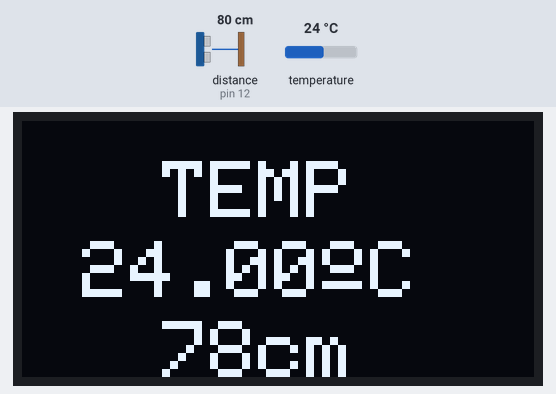
A sketch run on a simulated Arduino Uno, built with avr-gcc and run on an emulated ATmega328P. Parts: 128×64 one-colour display. Wiring (inferred from the names in the program): ultrasonic range finder: trigger pin 11; echo pin 12. The test bench sets the inputs (shaded band); at power-on: temperature 24 °C, distance to the obstacle (sensor on pin 12) 80 cm. The echo pulse lasts 58.3 µs per cm; what the sketch prints to the serial monitor is not drawn.

Above: at 1.6 s.
1.7 s: temperature set to 12 °C
At 3.7 s:
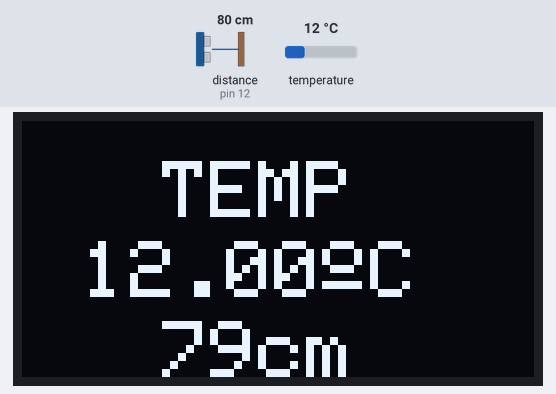
5.8 s: distance to the obstacle (sensor on pin 12) set to 2 cm
At 7.0 s:
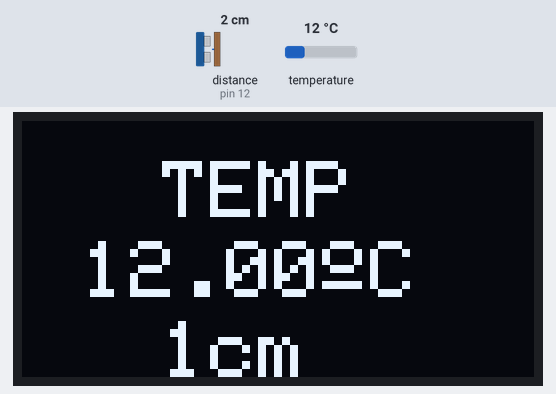
7.4 s: temperature set to 19 °C
At 9.0 s:
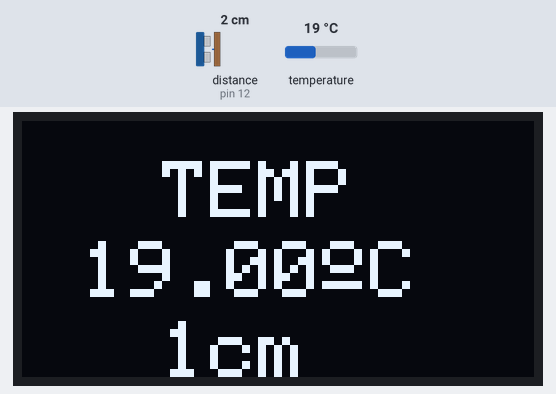
9.4 s: distance to the obstacle (sensor on pin 12) set to 4 cm
At 11.0 s:
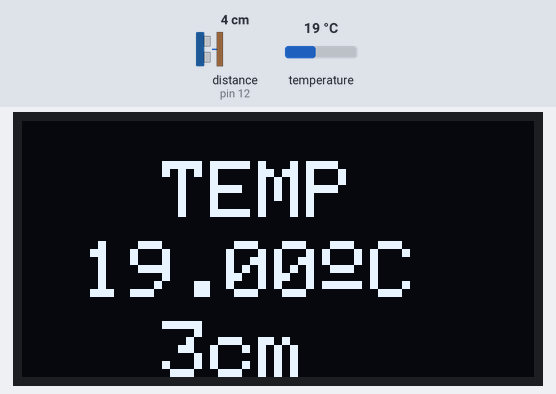
11.4 s: temperature set to 28 °C
At 13.0 s:
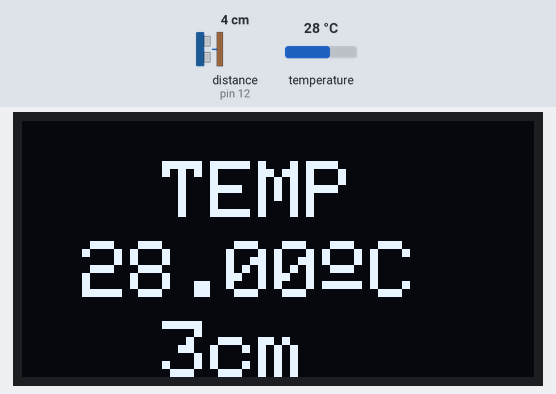
13.4 s: distance to the obstacle (sensor on pin 12) set to 9 cm
At 15.0 s:
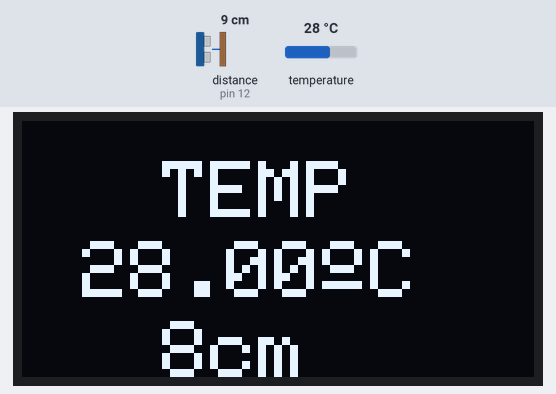
Timing chart, 0 to 16.4 s (numbered marks = the images above; inputs shaded):
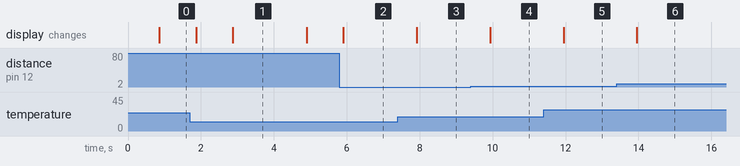

The sketch:

OLED-TEMPERATURE-ULTRASONIC.ino
```cpp
#include <OneWire.h>
#include <DallasTemperature.h>
/********************************************************************/
// Data wire is plugged into pin 2 on the Arduino
#define ONE_WIRE_BUS 6
/********************************************************************/
// Setup a oneWire instance to communicate with any OneWire devices
// (not just Maxim/Dallas temperature ICs)
OneWire oneWire(ONE_WIRE_BUS);
/********************************************************************/
// Pass our oneWire reference to Dallas Temperature.
DallasTemperature sensors(&oneWire);

#define echoPin 12 // attach pin D2 Arduino to pin Echo of HC-SR04
#define trigPin 11

long duration; // variable for the duration of sound wave travel
int distance;

#include <Wire.h>
#include <Adafruit_GFX.h>
#include <Adafruit_SSD1306.h>

#define SCREEN_WIDTH 128 // OLED display width, in pixels
#define SCREEN_HEIGHT 64 // OLED display height, in pixels

// Declaration for an SSD1306 display connected to I2C (SDA, SCL pins)
Adafruit_SSD1306 display(SCREEN_WIDTH, SCREEN_HEIGHT, &Wire, -1);

void setup() {
  Serial.begin(115200);
  pinMode(trigPin, OUTPUT); // Sets the trigPin as an OUTPUT
  pinMode(echoPin, INPUT);
  Serial.println("Dallas Temperature IC Control Library Demo");
  // Start up the library
  sensors.begin();

  if (!display.begin(SSD1306_SWITCHCAPVCC, 0x3C)) { // Address 0x3D for 128x64
    Serial.println(F("SSD1306 allocation failed"));
    for (;;);
  }

}

void loop() {

  Serial.print(" Requesting temperatures...");
  sensors.requestTemperatures(); // Send the command to get temperature readings
  Serial.println("DONE");
  /********************************************************************/
  Serial.print("Temperature is: ");
  Serial.print(sensors.getTempCByIndex(0)); // Why "byIndex"?

  digitalWrite(trigPin, LOW);
  delayMicroseconds(2);
  // Sets the trigPin HIGH (ACTIVE) for 10 microseconds
  digitalWrite(trigPin, HIGH);
  delayMicroseconds(10);
  digitalWrite(trigPin, LOW);
  // Reads the echoPin, returns the sound wave travel time in microseconds
  duration = pulseIn(echoPin, HIGH);
  // Calculating the distance
  distance = duration * 0.034 / 2;

  display.clearDisplay();

  display.setTextSize(2);
  display.setTextColor(WHITE);
  display.setCursor(35, 10); //
  // Display static text
  display.println("TEMP");
  display.setTextSize(2.5);
  display.setCursor(15, 30);
  // Display static text
  display.print(sensors.getTempCByIndex(0));

  //display.println(" ");
  display.cp437(true);
  display.write(167);
  display.println("C");
  display.setCursor(35, 50);
  display.print(distance);
  display.println("cm");
  display.display();
  delay(200);

}
```

Measured:
- after the input at 1.7 s, the display: first changes after 0.17 s (image 1 shows a later state)
- after the input at 5.8 s, the display: changes after 0.11 s (image 2)
- after the input at 7.4 s, the display: changes after 0.52 s (image 3)
- after the input at 9.4 s, the display: changes after 0.53 s (image 4)
- after the input at 11.4 s, the display: changes after 0.54 s (image 5)
- after the input at 13.4 s, the display: changes after 0.56 s (image 6)
- what the display in image 1 shows lasts 2.0 s, from 2.9 s to 4.9 s
